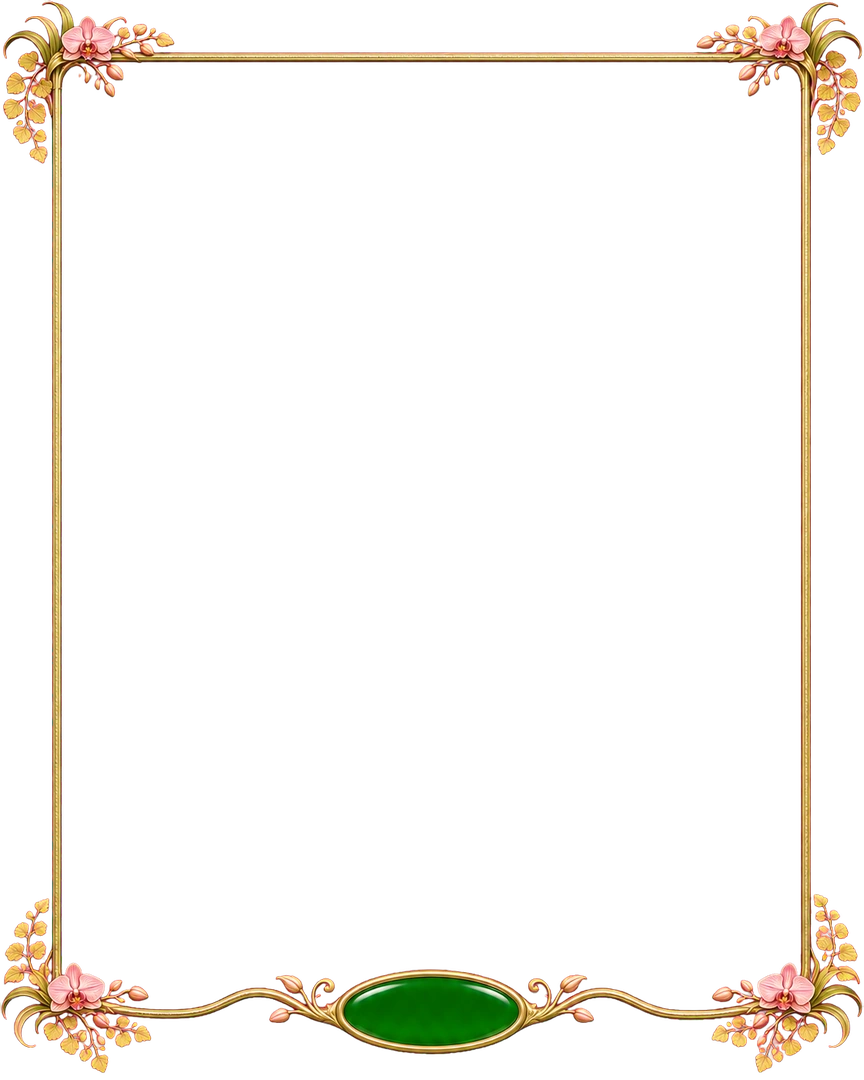
#> input picture src/assets/orchid-camera-frame.webp, 864 x 1080 px
$ python -i atlas-v2-edge-audit.py   (imports and definitions only)
#> lines starting #> are read from the running program, lines starting #| are printed output that depends on the picture; after the words box and inside, x2 and y2 are one past the last pixel; in counts of white or black regions, pixels touching at a corner belong together
#> further down, picture is the input picture: PIL image 864x1080 RGBA; mean R, G, B, A 23.3, 18.1, 12.2, 20.6
#!/usr/bin/env python3
"""Screen current V2 silhouettes for cutoffs; generate a contextual human-review queue."""
import argparse
import hashlib
import html
import json
import math
from pathlib import Path
from urllib.parse import urlencode

import cv2
import numpy as np
from PIL import Image, ImageDraw

from atlas_v2_grid import BATCH, ROOT, decisions, effective_plan

OUT = ROOT / 'generated-tiles/dream-atlas/edge-audit'
ALGORITHM_VERSION = 2


def digest(path):
    return hashlib.sha256(path.read_bytes()).hexdigest()


def read(path):
    return json.loads(path.read_text())


def screen(image):
    """Return geometric candidates, never a semantic defect verdict. Units: px at 1024 wide."""
    rgba = np.asarray(image.convert('RGBA').resize((1024, round(image.height*1024/image.width))))
    alpha = rgba[:, :, 3]
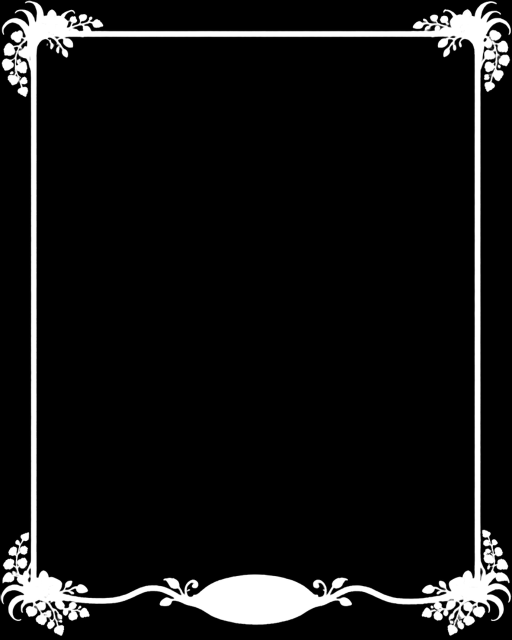
#> alpha: shape (1280, 1024) (shown at 1/2 size); min 0, max 255, mean 20.6
    solid = (alpha > 127).astype('uint8')
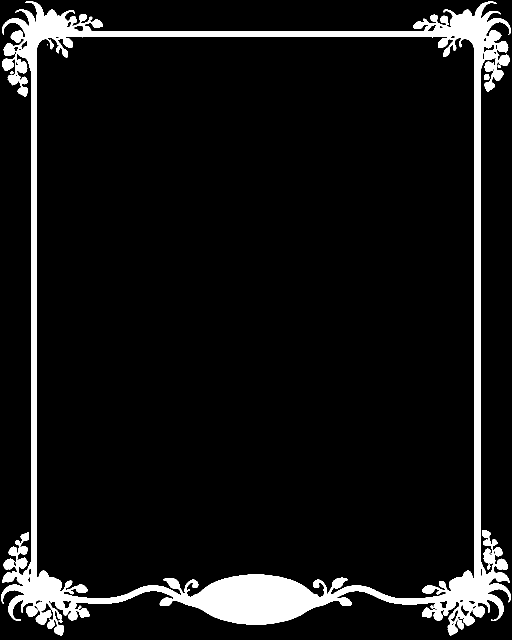
#> solid: shape (1280, 1024) (shown at 1/2 size); values 0 (black) and 1 (white), 8.1% white; 11 white regions (2 under 20 px), largest, box (x1, y1, x2, y2) and area: (2, 2, 1022, 1271) 105911, (997, 109, 1020, 132) 383, (880, 31, 898, 50) 219
    if solid.mean() > .985:
        return dict(mode='opaque-manual-review', candidates=[], score=0,
                    reason='No reliable isolated silhouette; a rectangular image frame is not object evidence.')
    outline = cv2.morphologyEx(solid, cv2.MORPH_GRADIENT, np.ones((3,3), np.uint8)) * 255
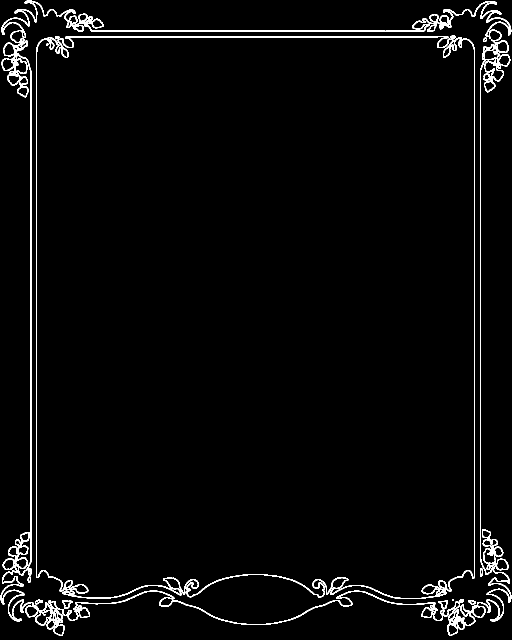
#> outline: shape (1280, 1024) (shown at 1/2 size); 2.8% white in thin lines or dots
    lines = cv2.HoughLinesP(outline, 1, np.pi/720, threshold=28,
                            minLineLength=48, maxLineGap=3)
#> lines = 22 rows, first 6: [961, 1124, 961, 136], [960, 1119, 960, 138], [949, 1154, 949, 97], [72, 1154, 72, 102], [73, 1155, 73, 94], [181, 61, 849, 61]
    gray = cv2.cvtColor(rgba[:, :, :3], cv2.COLOR_RGB2GRAY).astype(float)
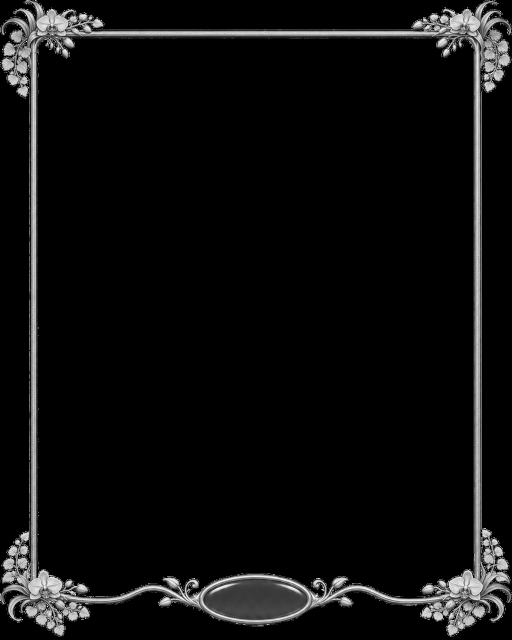
#> gray: shape (1280, 1024) float64 (shown at 1/2 size); min 0, max 255, mean 14.2
    candidates = []
    height, width = solid.shape
#> height = 1280; width = 1024
    for line in ([] if lines is None else lines[:,0]):
        x1,y1,x2,y2 = map(int,line)
        dx,dy=x2-x1,y2-y1
        length=math.hypot(dx,dy)
        if length < 48: continue
        # Require real silhouette support, not a line crossing unrelated objects.
        count=max(2,round(length))
        xs=np.linspace(x1,x2,count);ys=np.linspace(y1,y2,count)
        support=float(np.mean(outline[np.rint(ys).astype(int),np.rint(xs).astype(int)]>0))
        if support < .9: continue
        nx,ny=-dy/length,dx/length
        def samples(distance, data):
            xx=np.clip(np.rint(xs+nx*distance).astype(int),0,width-1)
            yy=np.clip(np.rint(ys+ny*distance).astype(int),0,height-1)
            return data[yy,xx]
        sign=1 if samples(4,solid).mean()>samples(-4,solid).mean() else -1
        # Detail intersecting a perfectly straight silhouette raises priority,
        # but joints on a legitimate wall can produce the same signal.
        inner=samples(sign*4,gray)
        detail=float(np.mean(np.abs(np.diff(inner))>18))
        side_change=float(np.mean(samples(sign*4,solid)!=samples(-sign*4,solid)))
        if side_change < .8: continue
        frame_distance=min(x1,x2,y1,y2,width-1-x1,width-1-x2,height-1-y1,height-1-y2)
        angle=math.degrees(math.atan2(dy,dx))%180
        candidate=dict(line=[x1,y1,x2,y2],length=round(length,1),angle=round(angle,1),
                       silhouetteSupport=round(support,3),detailTransitions=round(detail,3),
                       frameDistance=frame_distance,atActualFrame=frame_distance<=2,
                       score=round(length*(1+2*detail),1))
        # Collapse parallel detections of the same contour without discarding
        # independent sides or the boundaries around interior openings.
        midpoint=np.array([(x1+x2)/2,(y1+y2)/2])
        duplicate=False
        for old in candidates:
            a,b,c,d=old['line'];delta=abs(old['angle']-angle)
            if min(delta,180-delta)<3 and np.linalg.norm(midpoint-np.array([(a+c)/2,(b+d)/2]))<max(12,min(length,old['length'])*.35):
                if candidate['score']>old['score']: old.update(candidate)
                duplicate=True;break
        if not duplicate:candidates.append(candidate)
#> this loop made 22 passes
#> (x1, y1, x2, y2, dx, dy, length, count) on passes 1 to 12: (961, 1124, 961, 136, 0, -988, 988, 988), (960, 1119, 960, 138, 0, -981, 981, 981), (949, 1154, 949, 97, 0, -1057, 1057, 1057), (72, 1154, 72, 102, 0, -1052, 1052, 1052), (73, 1155, 73, 94, 0, -1061, 1061, 1061), (181, 61, 849, 61, 668, 0, 668, 668), (948, 1156, 948, 94, 0, -1062, 1062, 1062), (62, 1124, 62, 141, 0, -983, 983, 983), (130, 74, 875, 74, 745, 0, 745, 745), (61, 1126, 61, 138, 0, -988, 988, 988), (131, 73, 910, 73, 779, 0, 779, 779), (182, 62, 848, 62, 666, 0, 666, 666)
#> (x1, y1, x2, y2, dx, dy, length, count) on passes 15, 16, 21: (453, 1155, 510, 1148, 57, -7, 57.43, 57), (170, 1195, 234, 1194, 64, -1, 64.01, 64), (994, 133, 995, 85, 1, -48, 48.01, 48)
#> after the loop, candidates = 6 items; old = {'line': [784, 1195, 839, 1197], 'length': 55, 'angle': 2.1, 'silhouetteSupport': 1, 'detailTransitions': 0.019, 'frameDistance': 82, 'atActualFrame': False, 'score': 57.1}
    candidates.sort(key=lambda c:-c['score'])
    distinct=[]
    for candidate in candidates:
        p=np.array(candidate['line'][:2],dtype=float)
        q=np.array(candidate['line'][2:],dtype=float)
        unit=(q-p)/np.linalg.norm(q-p)
        duplicate=False
        for old in distinct:
            a=np.array(old['line'][:2],dtype=float);b=np.array(old['line'][2:],dtype=float)
            delta=abs(candidate['angle']-old['angle'])
            if min(delta,180-delta)>2:continue
            perpendicular=np.array([-unit[1],unit[0]])
            if max(abs(np.dot(a-p,perpendicular)),abs(np.dot(b-p,perpendicular)))>4:continue
            lo,hi=sorted([np.dot(a-p,unit),np.dot(b-p,unit)])
            overlap=max(0,min(candidate['length'],hi)-max(0,lo))
            if overlap>.5*min(candidate['length'],old['length']):duplicate=True;break
        if not duplicate:distinct.append(candidate)
#> this loop made 6 passes
#> (p, q, unit) on passes 1 to 6: ([62, 1124], [62, 141], [0, -1]), ([960, 1119], [960, 138], [0, -1]), ([131, 73], [910, 73], [1, 0]), ([162, 1206], [232, 1206], [1, 0]), ([540, 1248], [591, 1236], [0.973, -0.229]), ([784, 1195], [839, 1197], [0.999, 0.0363])
#> after the loop, distinct = 6 items
    candidates=distinct
    score=round(sum(c['score'] for c in candidates[:4]),1)
#> score = 3409.6
    return dict(mode='silhouette-screen',candidates=candidates,score=score,
                reason='Geometry flags require content and map review; absence of a flag is not a pass.')


# [108 lines left out: functions inventory, diagnostic, run, not called in this run]


# [3 lines not run here, left out]

>>> from PIL import Image
>>> picture = Image.open('../src/assets/orchid-camera-frame.webp')
>>> result = screen(picture)
#> result = 4 items
